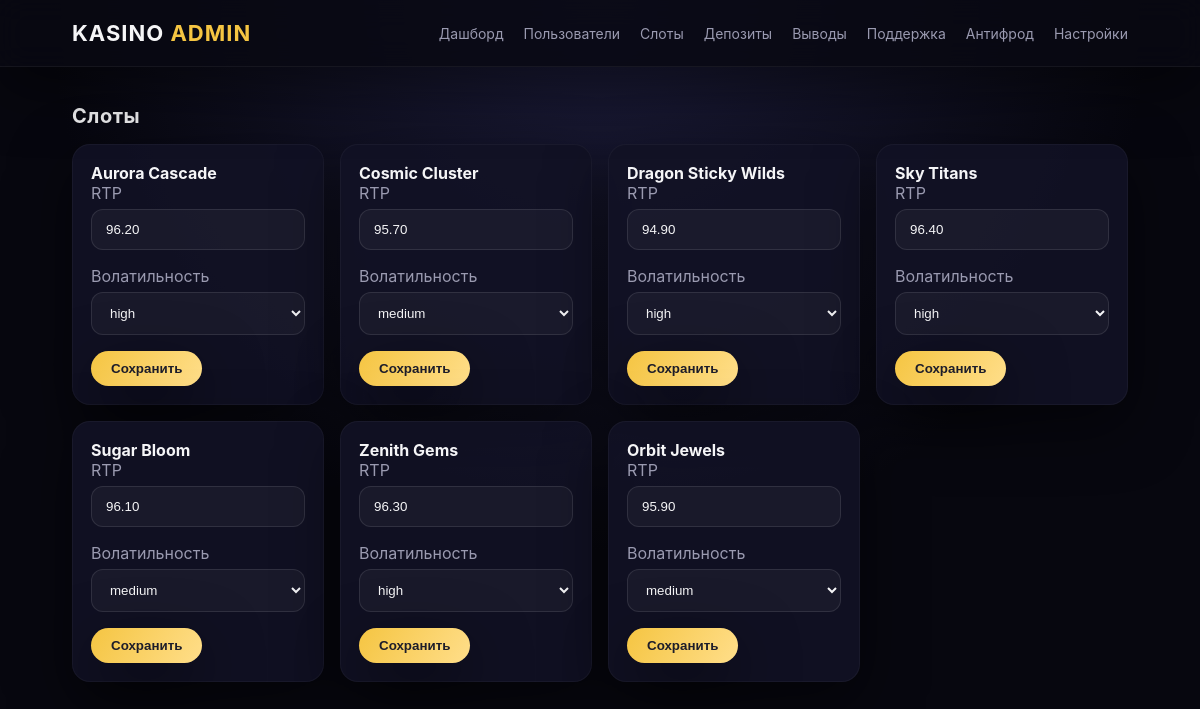
Before: /admin/slots.php (signed in) with the older database file.
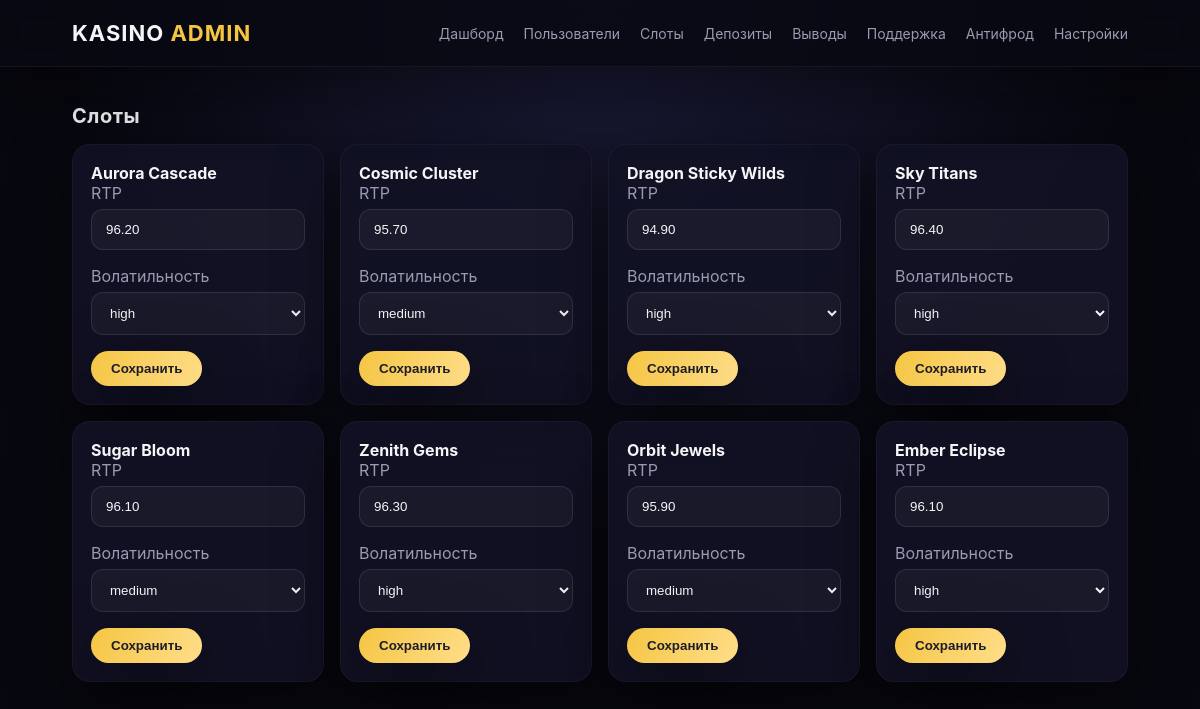
After: the same page with the newer database file.
### tables this page shows
CREATE TABLE slots (
    id INT AUTO_INCREMENT PRIMARY KEY,
    slug VARCHAR(100) NOT NULL UNIQUE,
    name VARCHAR(100) NOT NULL,
    rtp DECIMAL(4,2) NOT NULL,
    volatility VARCHAR(20) NOT NULL,
    created_at TIMESTAMP DEFAULT CURRENT_TIMESTAMP
);

### helpers.php (called while the page is built, shortened)
<?php
function db(): PDO
{
    static $pdo;
    if ($pdo) {
        return $pdo;
    }
    $config = require __DIR__ . '/config.php';
    $dsn = sprintf(
        'mysql:host=%s;dbname=%s;charset=%s',
        $config['db']['host'],
        $config['db']['name'],
        $config['db']['charset']
    );
    $pdo = new PDO($dsn, $config['db']['user'], $config['db']['pass'], [
        PDO::ATTR_ERRMODE => PDO::ERRMODE_EXCEPTION,
        PDO::ATTR_DEFAULT_FETCH_MODE => PDO::FETCH_ASSOC,
        PDO::ATTR_EMULATE_PREPARES => false,
    ]);
    return $pdo;
}

### admin/slots.php (the view, shortened to what this page needs)
<?php
require __DIR__ . '/layout.php';
$slots = db()->query('SELECT slug, name, rtp, volatility FROM slots ORDER BY id')->fetchAll();
admin_header('Слоты');
?>
<div class="section">
    <h2>Слоты</h2>
    <div class="cards">
        <?php foreach ($slots as $slot): ?>
            <form class="card" method="post">
                <strong><?php echo $slot['name']; ?></strong>
                <label>RTP</label>
                <input type="number" name="rtp" step="0.1" value="<?php echo $slot['rtp']; ?>">
                <label>Волатильность</label>
                <select name="volatility">
                    <option value="medium" <?php echo $slot['volatility'] === 'medium' ? 'selected' : ''; ?>>medium</option>
                    <option value="high" <?php echo $slot['volatility'] === 'high' ? 'selected' : ''; ?>>high</option>
                </select>
                <button class="btn" type="submit">Сохранить</button>
            </form>
        <?php endforeach; ?>
    </div>
</div>
<?php admin_footer(); ?>

### admin/layout.php (shortened to what this page needs)
<?php
function admin_header(string $title): void
{
    echo '<!doctype html><html lang="ru"><head><meta charset="utf-8"><meta name="viewport" content="width=device-width, initial-scale=1">';
    echo '<link rel="stylesheet" href="/assets/css/style.css">';
    echo "<title>{$title}</title></head><body>";
    echo '<div class="topbar"><div class="logo">Kasino <span>Admin</span></div>';
    echo '<nav class="nav">';
    echo '<a href="/admin/dashboard.php">Дашборд</a>';
    echo '<a href="/admin/users.php">Пользователи</a>';
    echo '<a href="/admin/slots.php">Слоты</a>';
    echo '<a href="/admin/deposits.php">Депозиты</a>';
    echo '<a href="/admin/withdrawals.php">Выводы</a>';
    echo '<a href="/admin/support.php">Поддержка</a>';
    echo '<a href="/admin/antifraud.php">Антифрод</a>';
    echo '<a href="/admin/settings.php">Настройки</a>';
    echo '</nav></div>';
}
function admin_footer(): void
{
    echo '</body></html>';
}

### assets/css/style.css (style rules this page uses)
:root { --bg: #0b0b14; --panel: #121225; --panel-strong: #181834; --accent: #f5c542; --accent-soft: rgba(245, 197, 66, 0.2); --neon: #00f0ff; --neon-soft: rgba(0, 240, 255, 0.15); --text: #f5f5f7; --muted: #9a9ab0; --danger: #ff5f6d; --success: #3ef7b0; --shadow: 0 20px 60px rgba(0, 0, 0, 0.5); --glow: 0 0 30px rgba(0, 240, 255, 0.2); font-family: 'Inter', 'Segoe UI', system-ui, sans-serif; }
* { box-sizing: border-box; }
body { margin: 0; background: radial-gradient(circle at top, #1c1c3a, #07070f 55%) fixed; color: var(--text); }
a { color: inherit; text-decoration: none; }
.topbar { display: flex; align-items: center; justify-content: space-between; padding: 20px 6vw; background: rgba(9, 9, 18, 0.85); backdrop-filter: blur(14px); border-bottom: 1px solid rgba(255, 255, 255, 0.05); position: sticky; top: 0; z-index: 50; box-shadow: var(--shadow); }
.logo { font-size: 22px; font-weight: 700; letter-spacing: 1px; text-transform: uppercase; }
.logo span { color: var(--accent); }
.nav { display: flex; gap: 20px; font-size: 14px; color: var(--muted); }
.btn { padding: 10px 20px; border-radius: 999px; background: linear-gradient(120deg, var(--accent), #ffde8a); color: #1d1d2a; font-weight: 600; border: none; cursor: pointer; box-shadow: var(--shadow); transition: transform 0.2s ease, box-shadow 0.2s ease; }
.section { padding: 20px 6vw 60px; }
.section h2 { font-size: 20px; margin-bottom: 16px; letter-spacing: 0.5px; }
.cards { display: grid; gap: 16px; grid-template-columns: repeat(auto-fit, minmax(200px, 1fr)); }
.card { background: rgba(18, 18, 37, 0.9); padding: 18px; border-radius: 18px; border: 1px solid rgba(255, 255, 255, 0.04); box-shadow: var(--shadow); transition: transform 0.2s ease, border-color 0.2s ease; }
label { display: block; margin-bottom: 6px; color: var(--muted); }
input, textarea, select { width: 100%; padding: 12px 14px; border-radius: 12px; border: 1px solid rgba(255, 255, 255, 0.1); background: rgba(255, 255, 255, 0.04); color: var(--text); margin-bottom: 16px; outline: none; transition: border-color 0.2s ease, box-shadow 0.2s ease; }

Changed rows visible on the page:
added slots: name "Ember Eclipse", rtp "96.10", volatility "high"
